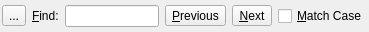
<ui version="4.0" >
 <class>Form</class>
 <widget class="QWidget" name="Form" >
  <property name="geometry" >
   <rect>
    <x>0</x>
    <y>0</y>
    <width>369</width>
    <height>32</height>
   </rect>
  </property>
  <property name="windowTitle" >
   <string>Form</string>
  </property>
  <layout class="QHBoxLayout" name="horizontalLayout" >
   <property name="margin" >
    <number>2</number>
   </property>
   <item>
    <widget class="QToolButton" name="close" >
     <property name="text" >
      <string>...</string>
     </property>
     <property name="icon" >
      <iconset resource="images/icons.qrc" >
       <normaloff>:/editdelete.svg</normaloff>:/editdelete.svg</iconset>
     </property>
    </widget>
   </item>
   <item>
    <widget class="QLabel" name="label" >
     <property name="text" >
      <string>&amp;Find:</string>
     </property>
     <property name="buddy" >
      <cstring>text</cstring>
     </property>
    </widget>
   </item>
   <item>
    <widget class="QLineEdit" name="text" />
   </item>
   <item>
    <widget class="QToolButton" name="previous" >
     <property name="text" >
      <string>&amp;Previous</string>
     </property>
     <property name="icon" >
      <iconset resource="images/icons.qrc" >
       <normaloff>:/1leftarrow.svg</normaloff>:/1leftarrow.svg</iconset>
     </property>
     <property name="toolButtonStyle" >
      <enum>Qt::ToolButtonIconOnly</enum>
     </property>
    </widget>
   </item>
   <item>
    <widget class="QToolButton" name="next" >
     <property name="text" >
      <string>&amp;Next</string>
     </property>
     <property name="icon" >
      <iconset resource="images/icons.qrc" >
       <normaloff>:/1rightarrow.svg</normaloff>:/1rightarrow.svg</iconset>
     </property>
     <property name="toolButtonStyle" >
      <enum>Qt::ToolButtonIconOnly</enum>
     </property>
    </widget>
   </item>
   <item>
    <widget class="QCheckBox" name="matchCase" >
     <property name="text" >
      <string>&amp;Match Case</string>
     </property>
    </widget>
   </item>
  </layout>
 </widget>
 <resources>
  <include location="images/icons.qrc" />
 </resources>
 <connections>
  <connection>
   <sender>close</sender>
   <signal>clicked()</signal>
   <receiver>Form</receiver>
   <slot>hide()</slot>
   <hints>
    <hint type="sourcelabel" >
     <x>14</x>
     <y>16</y>
    </hint>
    <hint type="destinationlabel" >
     <x>33</x>
     <y>31</y>
    </hint>
   </hints>
  </connection>
  <connection>
   <sender>text</sender>
   <signal>returnPressed()</signal>
   <receiver>next</receiver>
   <slot>animateClick()</slot>
   <hints>
    <hint type="sourcelabel" >
     <x>122</x>
     <y>14</y>
    </hint>
    <hint type="destinationlabel" >
     <x>247</x>
     <y>21</y>
    </hint>
   </hints>
  </connection>
 </connections>
</ui>
